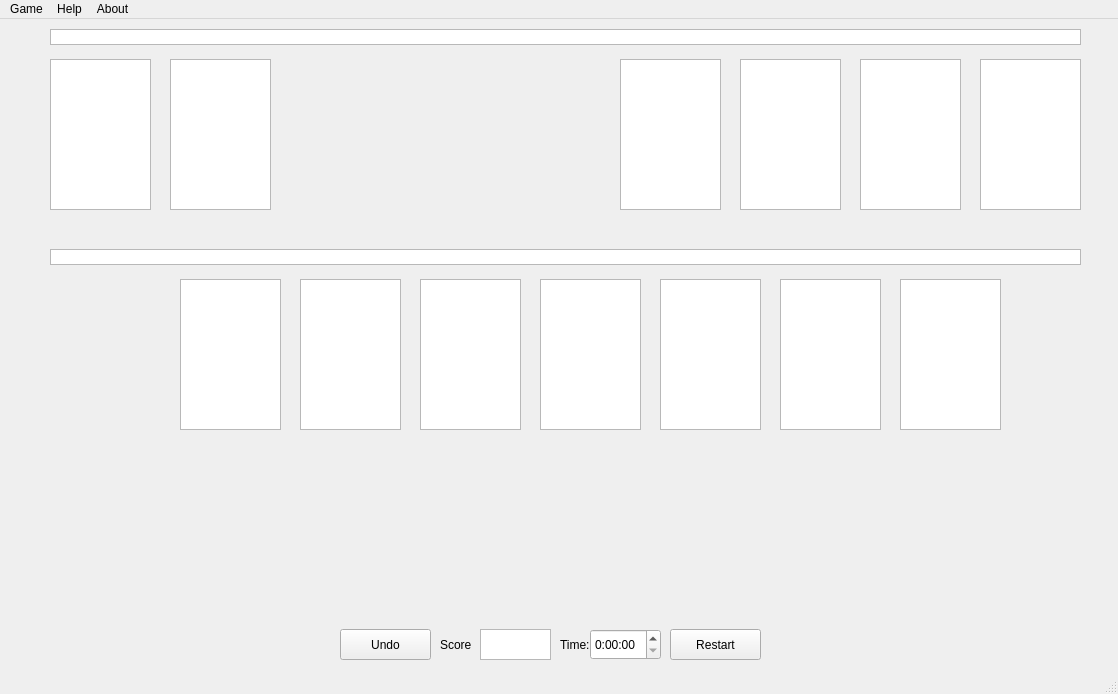
<?xml version="1.0" encoding="UTF-8"?>
<ui version="4.0">
 <class>MainWindow</class>
 <widget class="QMainWindow" name="MainWindow">
  <property name="geometry">
   <rect>
    <x>0</x>
    <y>0</y>
    <width>1118</width>
    <height>694</height>
   </rect>
  </property>
  <property name="windowTitle">
   <string>MainWindow</string>
  </property>
  <widget class="QWidget" name="centralwidget">
   <property name="enabled">
    <bool>true</bool>
   </property>
   <widget class="QGraphicsView" name="graphicsView">
    <property name="geometry">
     <rect>
      <x>50</x>
      <y>40</y>
      <width>101</width>
      <height>151</height>
     </rect>
    </property>
   </widget>
   <widget class="QGraphicsView" name="graphicsView_2">
    <property name="geometry">
     <rect>
      <x>170</x>
      <y>40</y>
      <width>101</width>
      <height>151</height>
     </rect>
    </property>
   </widget>
   <widget class="QGraphicsView" name="graphicsView_3">
    <property name="geometry">
     <rect>
      <x>980</x>
      <y>40</y>
      <width>101</width>
      <height>151</height>
     </rect>
    </property>
   </widget>
   <widget class="QGraphicsView" name="graphicsView_4">
    <property name="geometry">
     <rect>
      <x>50</x>
      <y>10</y>
      <width>1031</width>
      <height>16</height>
     </rect>
    </property>
   </widget>
   <widget class="QGraphicsView" name="graphicsView_5">
    <property name="geometry">
     <rect>
      <x>860</x>
      <y>40</y>
      <width>101</width>
      <height>151</height>
     </rect>
    </property>
   </widget>
   <widget class="QGraphicsView" name="graphicsView_6">
    <property name="geometry">
     <rect>
      <x>740</x>
      <y>40</y>
      <width>101</width>
      <height>151</height>
     </rect>
    </property>
   </widget>
   <widget class="QGraphicsView" name="graphicsView_7">
    <property name="geometry">
     <rect>
      <x>620</x>
      <y>40</y>
      <width>101</width>
      <height>151</height>
     </rect>
    </property>
   </widget>
   <widget class="QGraphicsView" name="graphicsView_9">
    <property name="geometry">
     <rect>
      <x>180</x>
      <y>260</y>
      <width>101</width>
      <height>151</height>
     </rect>
    </property>
   </widget>
   <widget class="QGraphicsView" name="graphicsView_10">
    <property name="geometry">
     <rect>
      <x>300</x>
      <y>260</y>
      <width>101</width>
      <height>151</height>
     </rect>
    </property>
   </widget>
   <widget class="QGraphicsView" name="graphicsView_11">
    <property name="geometry">
     <rect>
      <x>420</x>
      <y>260</y>
      <width>101</width>
      <height>151</height>
     </rect>
    </property>
   </widget>
   <widget class="QGraphicsView" name="graphicsView_12">
    <property name="geometry">
     <rect>
      <x>540</x>
      <y>260</y>
      <width>101</width>
      <height>151</height>
     </rect>
    </property>
   </widget>
   <widget class="QGraphicsView" name="graphicsView_13">
    <property name="geometry">
     <rect>
      <x>660</x>
      <y>260</y>
      <width>101</width>
      <height>151</height>
     </rect>
    </property>
   </widget>
   <widget class="QGraphicsView" name="graphicsView_14">
    <property name="geometry">
     <rect>
      <x>780</x>
      <y>260</y>
      <width>101</width>
      <height>151</height>
     </rect>
    </property>
   </widget>
   <widget class="QGraphicsView" name="graphicsView_15">
    <property name="geometry">
     <rect>
      <x>900</x>
      <y>260</y>
      <width>101</width>
      <height>151</height>
     </rect>
    </property>
   </widget>
   <widget class="QGraphicsView" name="graphicsView_8">
    <property name="geometry">
     <rect>
      <x>50</x>
      <y>230</y>
      <width>1031</width>
      <height>16</height>
     </rect>
    </property>
   </widget>
   <widget class="QTimeEdit" name="timeEdit">
    <property name="geometry">
     <rect>
      <x>590</x>
      <y>610</y>
      <width>71</width>
      <height>31</height>
     </rect>
    </property>
    <property name="mouseTracking">
     <bool>false</bool>
    </property>
    <property name="tabletTracking">
     <bool>false</bool>
    </property>
    <property name="toolTip">
     <string>&lt;html&gt;&lt;head/&gt;&lt;body&gt;&lt;p align=&quot;center&quot;&gt;Time:&lt;/p&gt;&lt;/body&gt;&lt;/html&gt;</string>
    </property>
    <property name="autoFillBackground">
     <bool>false</bool>
    </property>
    <property name="wrapping">
     <bool>false</bool>
    </property>
    <property name="alignment">
     <set>Qt::AlignLeading|Qt::AlignLeft|Qt::AlignVCenter</set>
    </property>
    <property name="buttonSymbols">
     <enum>QAbstractSpinBox::UpDownArrows</enum>
    </property>
    <property name="specialValueText">
     <string/>
    </property>
    <property name="accelerated">
     <bool>false</bool>
    </property>
    <property name="correctionMode">
     <enum>QAbstractSpinBox::CorrectToNearestValue</enum>
    </property>
    <property name="showGroupSeparator" stdset="0">
     <bool>false</bool>
    </property>
    <property name="maximumDate">
     <date>
      <year>2000</year>
      <month>1</month>
      <day>1</day>
     </date>
    </property>
    <property name="minimumDate">
     <date>
      <year>2000</year>
      <month>1</month>
      <day>1</day>
     </date>
    </property>
    <property name="displayFormat">
     <string>H:mm:ss</string>
    </property>
    <property name="timeSpec">
     <enum>Qt::TimeZone</enum>
    </property>
    <property name="time">
     <time>
      <hour>0</hour>
      <minute>0</minute>
      <second>0</second>
     </time>
    </property>
   </widget>
   <widget class="QPushButton" name="pushButton">
    <property name="geometry">
     <rect>
      <x>340</x>
      <y>610</y>
      <width>91</width>
      <height>31</height>
     </rect>
    </property>
    <property name="text">
     <string>Undo</string>
    </property>
   </widget>
   <widget class="QPushButton" name="pushButton_2">
    <property name="geometry">
     <rect>
      <x>670</x>
      <y>610</y>
      <width>91</width>
      <height>31</height>
     </rect>
    </property>
    <property name="text">
     <string>Restart</string>
    </property>
   </widget>
   <widget class="QTextBrowser" name="textBrowser">
    <property name="geometry">
     <rect>
      <x>480</x>
      <y>610</y>
      <width>71</width>
      <height>31</height>
     </rect>
    </property>
    <property name="verticalScrollBarPolicy">
     <enum>Qt::ScrollBarAlwaysOff</enum>
    </property>
    <property name="horizontalScrollBarPolicy">
     <enum>Qt::ScrollBarAsNeeded</enum>
    </property>
    <property name="html">
     <string>&lt;!DOCTYPE HTML PUBLIC &quot;-//W3C//DTD HTML 4.0//EN&quot; &quot;http://www.w3.org/TR/REC-html40/strict.dtd&quot;&gt;
&lt;html&gt;&lt;head&gt;&lt;meta name=&quot;qrichtext&quot; content=&quot;1&quot; /&gt;&lt;style type=&quot;text/css&quot;&gt;
p, li { white-space: pre-wrap; }
&lt;/style&gt;&lt;/head&gt;&lt;body style=&quot; font-family:'MS Shell Dlg 2'; font-size:8.25pt; font-weight:400; font-style:normal;&quot;&gt;
&lt;p style=&quot;-qt-paragraph-type:empty; margin-top:0px; margin-bottom:0px; margin-left:0px; margin-right:0px; -qt-block-indent:0; text-indent:0px;&quot;&gt;&lt;br /&gt;&lt;/p&gt;&lt;/body&gt;&lt;/html&gt;</string>
    </property>
   </widget>
   <widget class="QLabel" name="label">
    <property name="geometry">
     <rect>
      <x>440</x>
      <y>610</y>
      <width>31</width>
      <height>31</height>
     </rect>
    </property>
    <property name="text">
     <string>Score:</string>
    </property>
   </widget>
   <widget class="QLabel" name="label_2">
    <property name="geometry">
     <rect>
      <x>560</x>
      <y>610</y>
      <width>31</width>
      <height>31</height>
     </rect>
    </property>
    <property name="text">
     <string>Time:</string>
    </property>
   </widget>
   <zorder>graphicsView</zorder>
   <zorder>graphicsView_2</zorder>
   <zorder>graphicsView_3</zorder>
   <zorder>graphicsView_4</zorder>
   <zorder>graphicsView_5</zorder>
   <zorder>graphicsView_6</zorder>
   <zorder>graphicsView_7</zorder>
   <zorder>graphicsView_9</zorder>
   <zorder>graphicsView_10</zorder>
   <zorder>graphicsView_11</zorder>
   <zorder>graphicsView_12</zorder>
   <zorder>graphicsView_13</zorder>
   <zorder>graphicsView_14</zorder>
   <zorder>graphicsView_15</zorder>
   <zorder>graphicsView_8</zorder>
   <zorder>pushButton</zorder>
   <zorder>timeEdit</zorder>
   <zorder>pushButton_2</zorder>
   <zorder>textBrowser</zorder>
   <zorder>label</zorder>
   <zorder>label_2</zorder>
  </widget>
  <widget class="QMenuBar" name="menubar">
   <property name="geometry">
    <rect>
     <x>0</x>
     <y>0</y>
     <width>1118</width>
     <height>21</height>
    </rect>
   </property>
   <widget class="QMenu" name="menuRestart">
    <property name="title">
     <string>Game</string>
    </property>
    <addaction name="actionUndo"/>
    <addaction name="actionRestart"/>
   </widget>
   <widget class="QMenu" name="menuUndo">
    <property name="title">
     <string>Help</string>
    </property>
    <addaction name="actionHelp"/>
   </widget>
   <widget class="QMenu" name="menuRules">
    <property name="title">
     <string>About</string>
    </property>
    <addaction name="actionAbout_Solitaire"/>
   </widget>
   <addaction name="menuRestart"/>
   <addaction name="menuUndo"/>
   <addaction name="menuRules"/>
  </widget>
  <widget class="QStatusBar" name="statusBar">
   <property name="enabled">
    <bool>true</bool>
   </property>
   <property name="mouseTracking">
    <bool>false</bool>
   </property>
   <property name="tabletTracking">
    <bool>false</bool>
   </property>
   <property name="acceptDrops">
    <bool>false</bool>
   </property>
   <property name="autoFillBackground">
    <bool>false</bool>
   </property>
   <property name="sizeGripEnabled">
    <bool>true</bool>
   </property>
  </widget>
  <action name="actionUndo">
   <property name="text">
    <string>Undo</string>
   </property>
  </action>
  <action name="actionRestart">
   <property name="text">
    <string>Restart</string>
   </property>
  </action>
  <action name="actionHelp">
   <property name="text">
    <string>Rules</string>
   </property>
  </action>
  <action name="actionAbout_Solitaire">
   <property name="text">
    <string>About Solitaire</string>
   </property>
  </action>
 </widget>
 <resources/>
 <connections/>
</ui>
